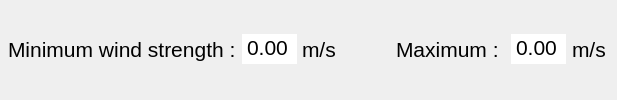
              <widget class="QFrame" name="frame_27">
               <property name="styleSheet">
                <string notr="true">border-top: none;</string>
               </property>
               <property name="frameShape">
                <enum>QFrame::Shape::StyledPanel</enum>
               </property>
               <property name="frameShadow">
                <enum>QFrame::Shadow::Raised</enum>
               </property>
               <layout class="QHBoxLayout" name="horizontalLayout_31" stretch="0,1">
                <property name="spacing">
                 <number>0</number>
                </property>
                <property name="leftMargin">
                 <number>0</number>
                </property>
                <property name="topMargin">
                 <number>0</number>
                </property>
                <property name="rightMargin">
                 <number>0</number>
                </property>
                <property name="bottomMargin">
                 <number>0</number>
                </property>
                <item>
                 <widget class="QFrame" name="frame_28">
                  <property name="styleSheet">
                   <string notr="true">border-top: none;</string>
                  </property>
                  <property name="frameShape">
                   <enum>QFrame::Shape::StyledPanel</enum>
                  </property>
                  <property name="frameShadow">
                   <enum>QFrame::Shadow::Raised</enum>
                  </property>
                  <layout class="QHBoxLayout" name="horizontalLayout_32" stretch="1,3,0,0">
                   <property name="spacing">
                    <number>0</number>
                   </property>
                   <property name="leftMargin">
                    <number>6</number>
                   </property>
                   <item>
                    <widget class="QLabel" name="label_33">
                     <property name="font">
                      <font>
                       <family>Segoe UI</family>
                       <pointsize>16</pointsize>
                      </font>
                     </property>
                     <property name="text">
                      <string>Minimum wind strength : </string>
                     </property>
                    </widget>
                   </item>
                   <item>
                    <widget class="FreeInputSpinBox" name="doubleSpinBox_14">
                     <property name="sizePolicy">
                      <sizepolicy hsizetype="Fixed" vsizetype="Fixed">
                       <horstretch>0</horstretch>
                       <verstretch>0</verstretch>
                      </sizepolicy>
                     </property>
                     <property name="maximumSize">
                      <size>
                       <width>58</width>
                       <height>16777215</height>
                      </size>
                     </property>
                     <property name="font">
                      <font>
                       <family>Segoe UI</family>
                       <pointsize>16</pointsize>
                      </font>
                     </property>
                     <property name="buttonSymbols">
                      <enum>QAbstractSpinBox::ButtonSymbols::NoButtons</enum>
                     </property>
                     <property name="suffix">
                      <string/>
                     </property>
                     <property name="minimum">
                      <double>0.000000000000000</double>
                     </property>
                     <property name="maximum">
                      <double>1.000000000000000</double>
                     </property>
                    </widget>
                   </item>
                   <item>
                    <spacer name="horizontalSpacer_7">
                     <property name="orientation">
                      <enum>Qt::Orientation::Horizontal</enum>
                     </property>
                     <property name="sizeType">
                      <enum>QSizePolicy::Policy::Fixed</enum>
                     </property>
                     <property name="sizeHint" stdset="0">
                      <size>
                       <width>5</width>
                       <height>20</height>
                      </size>
                     </property>
                    </spacer>
                   </item>
                   <item>
                    <widget class="QLabel" name="label_43">
                     <property name="font">
                      <font>
                       <pointsize>16</pointsize>
                      </font>
                     </property>
                     <property name="text">
                      <string>m/s</string>
                     </property>
                    </widget>
                   </item>
                  </layout>
                 </widget>
                </item>
                <item>
                 <widget class="QFrame" name="frame_29">
                  <property name="styleSheet">
                   <string notr="true">border-top: none;</string>
                  </property>
                  <property name="frameShape">
                   <enum>QFrame::Shape::StyledPanel</enum>
                  </property>
                  <property name="frameShadow">
                   <enum>QFrame::Shadow::Raised</enum>
                  </property>
                  <layout class="QHBoxLayout" name="horizontalLayout_33" stretch="0,1,1,2">
                   <item>
                    <spacer name="horizontalSpacer_16">
                     <property name="orientation">
                      <enum>Qt::Orientation::Horizontal</enum>
                     </property>
                     <property name="sizeHint" stdset="0">
                      <size>
                       <width>40</width>
                       <height>20</height>
                      </size>
                     </property>
                    </spacer>
                   </item>
                   <item>
                    <widget class="QLabel" name="label_34">
                     <property name="font">
                      <font>
                       <family>Segoe UI</family>
                       <pointsize>16</pointsize>
                      </font>
                     </property>
                     <property name="text">
                      <string>Maximum : </string>
                     </property>
                    </widget>
                   </item>
                   <item>
                    <widget class="FreeInputSpinBox" name="doubleSpinBox_15">
                     <property name="sizePolicy">
                      <sizepolicy hsizetype="Fixed" vsizetype="Fixed">
                       <horstretch>0</horstretch>
                       <verstretch>0</verstretch>
                      </sizepolicy>
                     </property>
                     <property name="maximumSize">
                      <size>
                       <width>60</width>
                       <height>16777215</height>
                      </size>
                     </property>
                     <property name="font">
                      <font>
                       <family>Segoe UI</family>
                       <pointsize>16</pointsize>
                      </font>
                     </property>
                     <property name="buttonSymbols">
                      <enum>QAbstractSpinBox::ButtonSymbols::NoButtons</enum>
                     </property>
                     <property name="suffix">
                      <string/>
                     </property>
                     <property name="minimum">
                      <double>0.000000000000000</double>
                     </property>
                     <property name="maximum">
                      <double>1.000000000000000</double>
                     </property>
                    </widget>
                   </item>
                   <item>
                    <widget class="QLabel" name="label_44">
                     <property name="font">
                      <font>
                       <pointsize>16</pointsize>
                      </font>
                     </property>
                     <property name="text">
                      <string>m/s</string>
                     </property>
                    </widget>
                   </item>
                  </layout>
                 </widget>
                </item>
               </layout>
              </widget>
